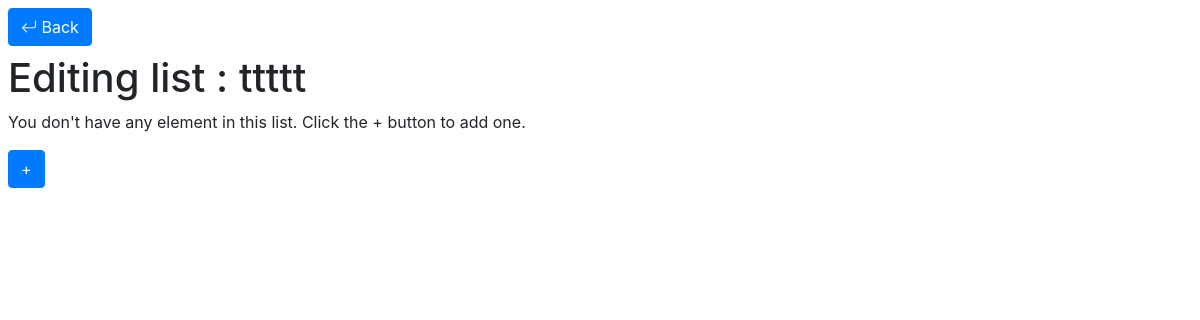
Before: /lists/ttttt/ with the older database file.
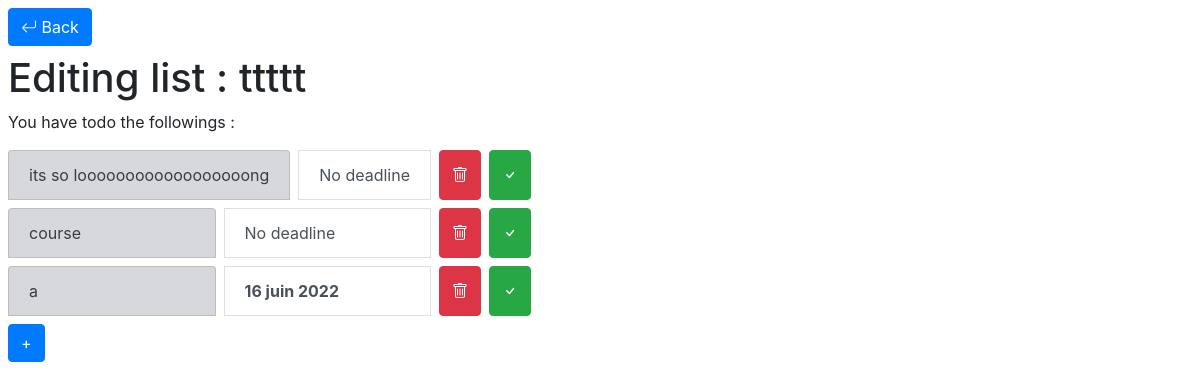
After: the same page with the newer database file.
### todolist/models.py (models this page shows, shortened)
class TodoList(models.Model):
    title = models.CharField(max_length=225, blank=False, unique=True)
    description = models.TextField(blank=True, null=True)
    author = models.EmailField(blank=True, null=True)
    slug = models.SlugField(blank=True, null=True)

class ListElements(models.Model):
    element = models.CharField(blank=False, max_length=500)
    deadLine = models.DateField(blank=True, null=True)
    reminder = models.BooleanField(default=False)
    mark_as_done = models.BooleanField(default=False)
    listId = models.ForeignKey('TodoList', on_delete=models.CASCADE)
    def __str__(self):
        return self.element

### todolist/views.py (the view)
# urls.py: path('lists/<str:slug>/', list_edit, name="todolist-list-edit")
def list_edit(request, slug):
    todolist = TodoList.objects.get(slug=slug)
    list_elements = ListElements.objects.filter(listId=todolist.pk)
    if request.method == "POST" and 'remove_item' in request.POST:
        item_id = request.POST.get('remove_item')
        my_item_to_remove = ListElements.objects.get(id=item_id)
        my_item_to_remove.delete()
        return HttpResponseRedirect(request.path)
    if request.method == "POST" and 'item_done' in request.POST:
        item_id = request.POST.get('item_done')
        my_item_to_mark_as_done = ListElements.objects.get(id=item_id)
        my_item_to_mark_as_done.mark_as_done = not my_item_to_mark_as_done.mark_as_done
        my_item_to_mark_as_done.save()
        return HttpResponseRedirect(request.path)
    if request.method == "POST" and 'add_element' in request.POST:
        form = AddElementToList(request.POST)
        print("request.POST:", request.POST)
        if form.is_valid():
            date = form.cleaned_data.get('deadLine')
            print(date)
            form.save()
        return HttpResponseRedirect(request.path)
    else:
        form = AddElementToList()
        form.fields['listId'].initial = todolist.pk
    return render(request, "todolist/list_edit.html", {"todolist": todolist, "list_elements": list_elements, "form": form})

### todolist/templates/todolist/list_edit.html (shortened to what this page needs)
{% extends 'todolist/base.html' %}
{% block body %}
{% load crispy_forms_tags %}
    <a class="bi bi-arrow-return-left btn btn-primary ml-2 mt-2 mb-2" href="{% url 'todolist-lists' %}">  Back</a>
    <h1 class="h1 ml-sm-2">Editing list : {{ todolist.title }}</h1>
    {% if list_elements %}
        <p class="ml-sm-2"> You have todo the followings :</p>
        <form method="post">
            <div class="d-inline-flex">
                <div class="row">
                    <div class="col">
                        <div class="list-group">
                            {% for element in list_elements %}
                            <div class="d-inline-flex mr-2 text-nowrap">
                                <a href="#" class="list-group-item list-group-item-action {% if element.mark_as_done %} list-group-item-danger {% else %} list-group-item-secondary {% endif %} mb-2 ml-sm-2">{{ element }}</a>
                                {% if element.deadLine %} <a href="#" class="list-group-item list-group-item-action ml-2 mb-2 font-weight-bold">{{ element.deadLine }}</a> {% else %} <a href="#" class="list-group-item list-group-item-action ml-2 mb-2"> No deadline </a> {% endif %}
                                <button type="submit" name="remove_item" value ="{{ element.id }}" class="btn btn-danger mb-2 ml-2 bi bi-trash element-{{ element.id }}"></button>
                                <button type="submit" name="item_done" value ="{{ element.id }}" class="btn {% if element.mark_as_done %} btn-danger bi-x-lg {% else %} btn-success bi-check {% endif %} mb-2 ml-2 bi element-{{ element.id }}"></button>
                            </div>
                            {% endfor %}
                        </div>
                    </div>
                </div>
            </div>
        </form>
    {% else %}
        <p class="ml-sm-2">You don't have any element in this list. Click the + button to add one.</p>
    {% endif %}
    <button type="button" class="btn btn-primary ml-sm-2" data-toggle="modal" data-target="#createListModal">+</button>
{% endblock %}

### todolist/templates/todolist/base.html (shortened to what this page needs)
{% load static %}
<!DOCTYPE html>
<html lang="en">
<head>
    <link rel="stylesheet" href="https://cdn.jsdelivr.net/npm/bootstrap@4.0.0/dist/css/bootstrap.min.css">
    <link rel="stylesheet" href="https://cdn.jsdelivr.net/npm/bootstrap-icons@1.8.3/font/bootstrap-icons.css">
</head>
<body>
    {% block body %}
    {% endblock %}
</body>
</html>

Changed rows visible on the page:
added ListElements: element "its so loooooooooooooooooong", shows "No deadline", {{ element.id }} 35 (drawn), mark_as_done False (drawn)
added ListElements: element "course", shows "No deadline", {{ element.id }} 36 (drawn), mark_as_done False (drawn)
added ListElements: element "a", deadLine "16 juin 2022", {{ element.id }} 37 (drawn), mark_as_done False (drawn)
Other visible differences:
text no longer shown: "You don't have any element in this list. Click the + button to add one."
text now shown: "You have todo the followings :"
